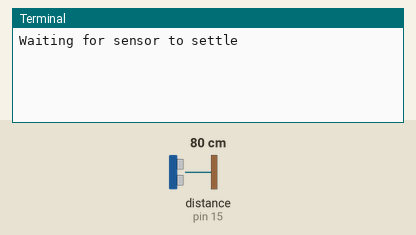
This program was run on a simulated Raspberry Pi (header pin numbers). On the bench: the last lines printed to the terminal. The inputs (shaded band) are chosen by the test bench; at power-on: distance to the obstacle (sensor on pin 15) 80 cm. The echo pulse lasts 58.3 µs per cm; the clock reads 2024-03-15 10:24:30 at power-on unless the program sets it.

Above: at 1.2 s.
1.3 s: distance to the obstacle (sensor on pin 15) set to 2 cm
At 2.3 s:
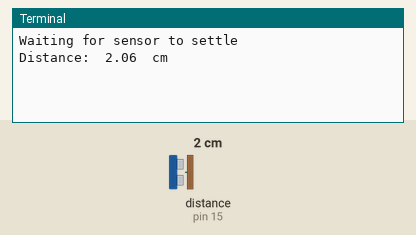
6.5 s: distance to the obstacle (sensor on pin 15) set to 4 cm
At 10.2 s:
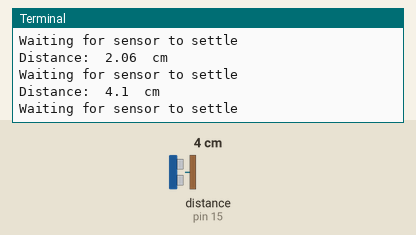

Measured:
- after the input at 1.3 s, the terminal: prints a new line after 0.70 s (image 1)
- after the input at 6.5 s, the terminal: prints a new line after 1.5 s (image 2)

The program:

getDistance.py
```python
#!/usr/bin/python
# -*- coding: UTF-8 -*-
# 讀取SONAR距離的數值
import RPi.GPIO as GPIO
import time

TRIG_PIN = 13
ECHO_PIN = 15

GPIO.setmode(GPIO.BOARD)
GPIO.setup(TRIG_PIN, GPIO.OUT)
GPIO.setup(ECHO_PIN, GPIO.IN)

# GPIO.output(TRIG_PIN, False)
# print "Waiting for sensor to settle"
# time.sleep(2)
#
# GPIO.output(TRIG_PIN, True)
# time.sleep(0.00001)
# GPIO.output(TRIG_PIN, False)
#
# while GPIO.input(ECHO_PIN) == 0:
#     pulse_start = time.time()
#
# while GPIO.input(ECHO_PIN) == 1:
#     pulse_end = time.time()
#
# pulse_duration = pulse_end-pulse_start
#
# distance = pulse_duration * 17150
#
# distance = round(distance, 2)
#
# print "Distance: ", distance, " cm"

def getDistance():
    GPIO.output(TRIG_PIN, False)
    print "Waiting for sensor to settle"
    time.sleep(2)

    GPIO.output(TRIG_PIN, True)
    time.sleep(0.00001)
    GPIO.output(TRIG_PIN, False)

    while GPIO.input(ECHO_PIN) == 0:
        pulse_start = time.time()

    while GPIO.input(ECHO_PIN) == 1:
        pulse_end = time.time()

    pulse_duration = pulse_end - pulse_start

    distance = pulse_duration * 17150

    distance = round(distance, 2)

    return distance

while True:
    print "Distance: ", getDistance(), " cm"
    time.sleep(1)

GPIO.cleanup()
```
